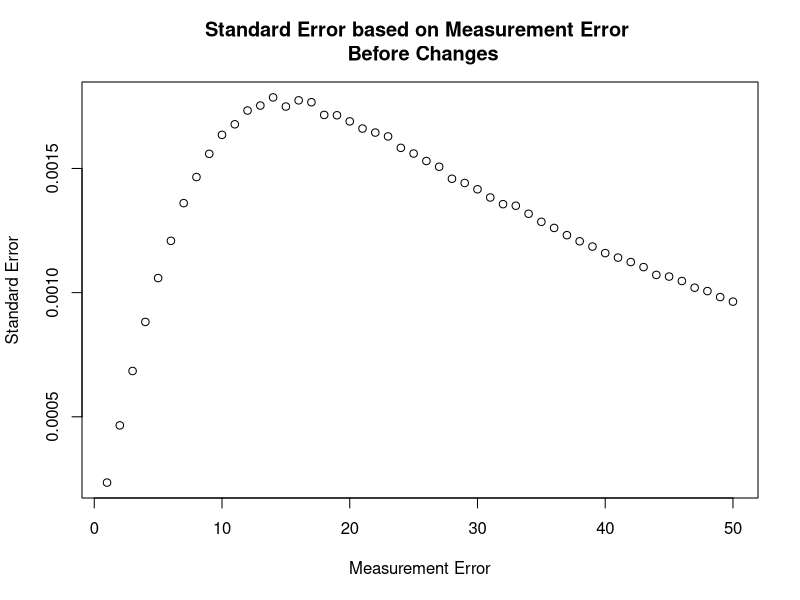
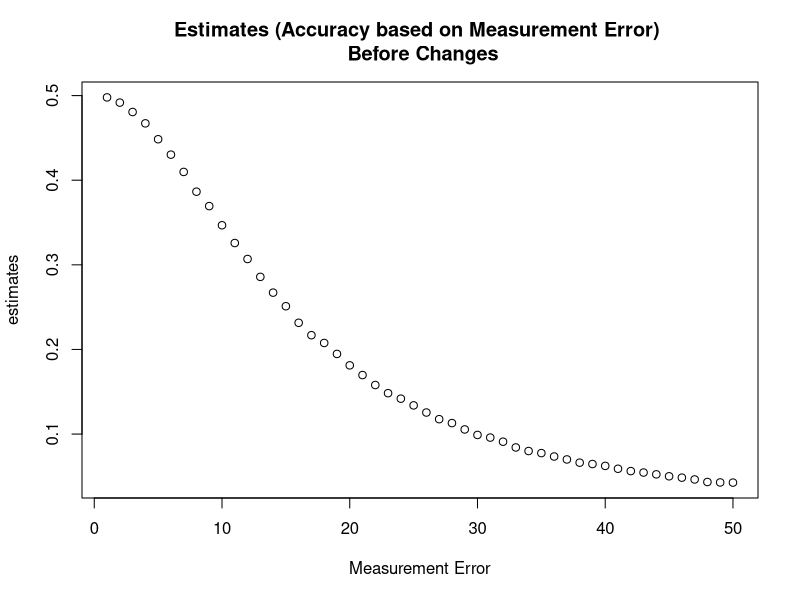
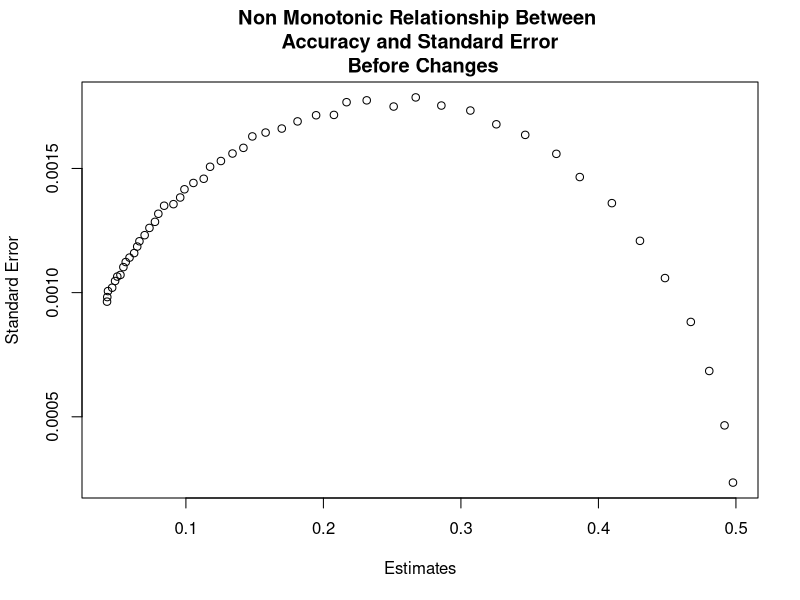
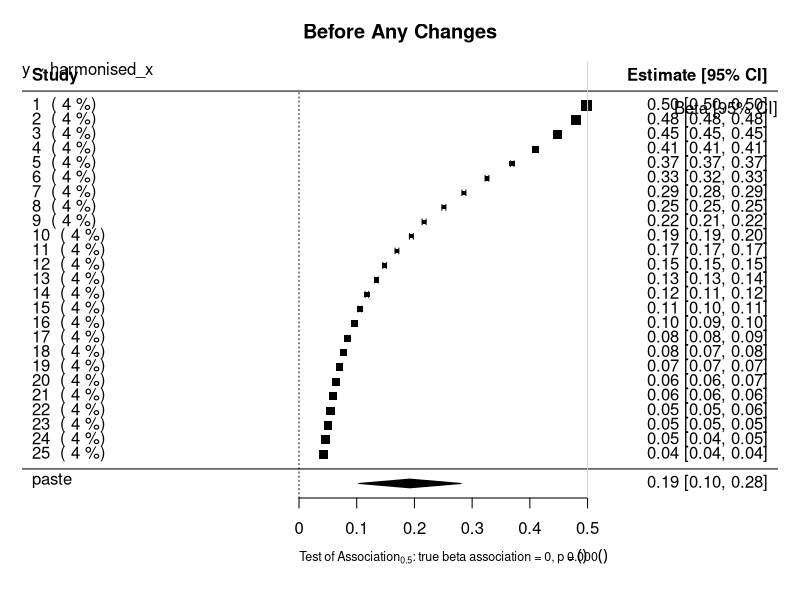
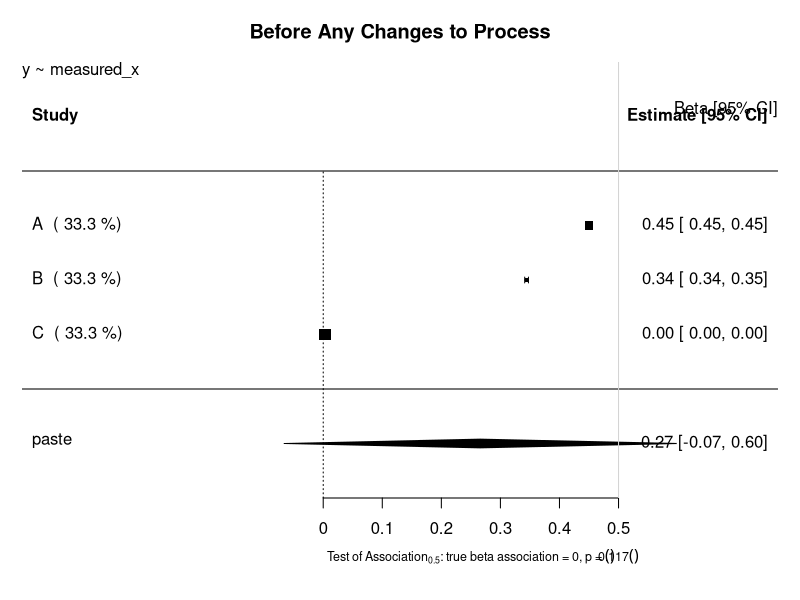
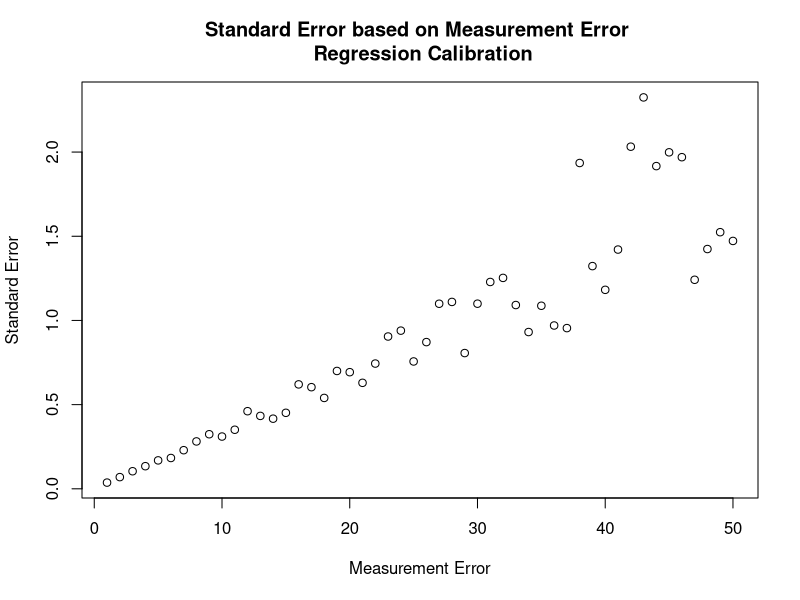
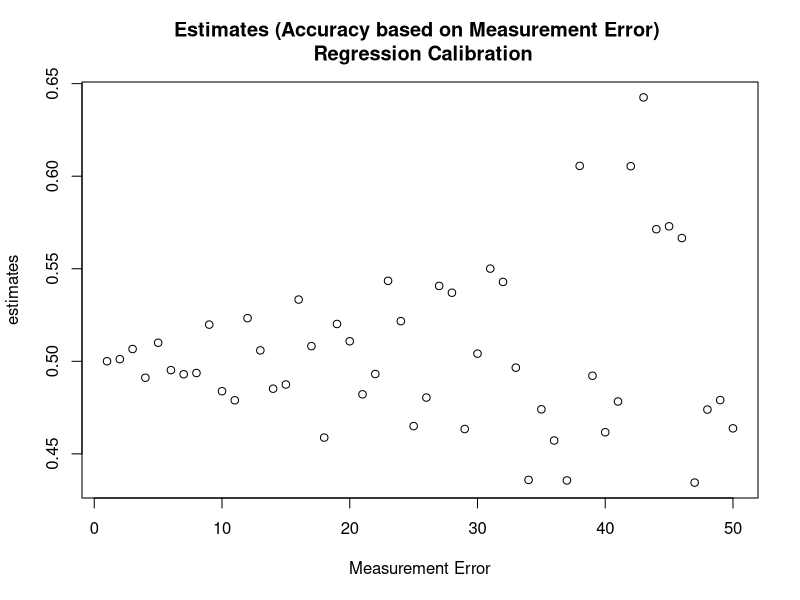
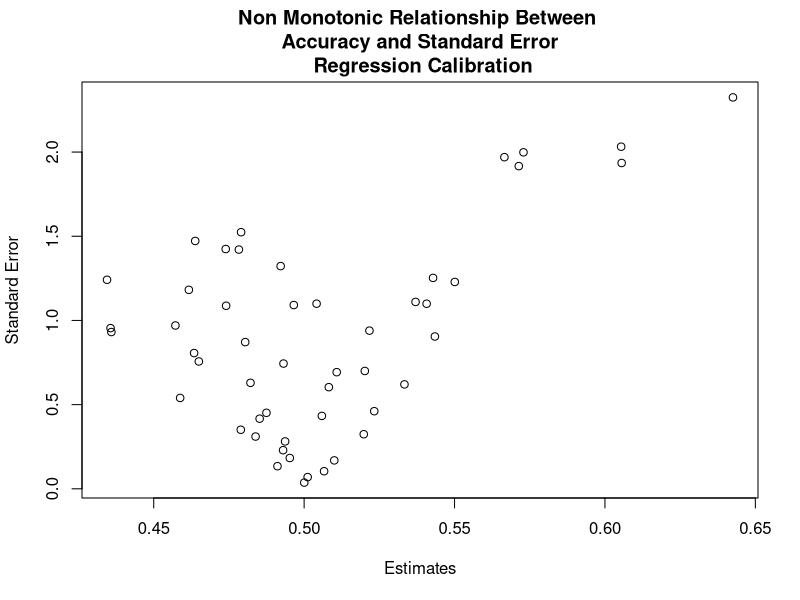

R code for these plots, in order:
# Investigation into semi monotonic behaviour of standard error in Continuous Variables
## Author: Paul Scherer
##         Tom Bishop
## Institute: University of Cambridge MRC Epidemiology Unit 
## Date: 6.09.2017

# In this file we want to investigate whether we can replicate the semi monotonic behaviour exhibited by 
# standard error dependent on standard measurement error
library(ggplot2)
library(reshape2)
library(parallel)
library(stats)
library(metafor)

# Set save point for the plots
setwd("U:/workspace/paee_harmonisation/Reweighting/plots")

# Raw Data Set Properties
trueBeta = 0.5
constant = 20

study_size = 20000
raw_mean = 40
raw_stdev = 15

# Create Dataframe with x, create y from x, then add normal random noise to x
raw_data = data.frame(x = rnorm(n = study_size, mean = raw_mean, sd = raw_stdev))
raw_data$y = (trueBeta*raw_data$x) + constant

###############################################################################
########################### Functions #########################################
###############################################################################

createStudyData <- function(raw_data, measurement_error){
    x_error = rnorm(n = study_size, mean = 0, sd = measurement_error)
    raw_data$measured_x = raw_data$x + x_error
    return(raw_data)
}

createValidationData <- function(val_size, measurement_error) {
    validation_data = data.frame(x =  rnorm(n = val_size, mean = raw_mean, sd = raw_stdev))
    x_error = rnorm(n = val_size, mean = 0, sd = measurement_error)
    validation_data$measured_x = validation_data$x + x_error
    return (validation_data)
}

#######################################################################################
########################### Motivation of the Problem #################################
#######################################################################################
## Graphing Standard Error as a function of Measurement Error
error_upperbound = 50
std_error = vector("numeric", length = error_upperbound)
estimates = vector("numeric", length = error_upperbound)

set.seed(1)
for (measurement_error in 1:error_upperbound){
	x_error = rnorm(n = study_size, mean = 0, sd = measurement_error)
	raw_data$measured_x = raw_data$x + x_error
	fmla = as.formula(y ~ measured_x)
	linear_model = lm(formula = fmla, data = raw_data)
	x_estimate = linear_model$coefficients["measured_x"]
	x_stdErr = summary(linear_model)$coefficients["measured_x", "Std. Error"]
	std_error[measurement_error] = x_stdErr
	estimates[measurement_error] = x_estimate
}
plot (x = (1:error_upperbound), y = std_error, xlab = "Measurement Error", ylab = "Standard Error", main = "Standard Error based on Measurement Error \n Before Changes")
dev.copy(png,'continous_plot1.png')
dev.off()
plot (x = (1:error_upperbound), y = estimates, xlab = "Measurement Error", ylab = "estimates", main = "Estimates (Accuracy based on Measurement Error) \n Before Changes")
dev.copy(png,'continous_plot2.png')
dev.off()
plot (x = estimates, y = std_error, xlab = "Estimates", ylab = "Standard Error", main = "Non Monotonic Relationship Between \n Accuracy and Standard Error \n Before Changes")
dev.copy(png,'continous_plot3.png')
dev.off()


## Random Effects Model Forest Plot After Regression Calibration
estimates_forRMA = estimates[seq(1, length(estimates), 2)]
stand_errs = std_error[seq(1, length(std_error), 2)]
labels = 1:length(estimates_forRMA)
res <- rma(yi = estimates_forRMA, sei = stand_errs, method='DL', slab = labels)
weights_res <- weights.rma.uni(res)

# Forest Plot
res$slab <- paste(res$slab, " (", round(weights.rma.uni(res),digits=1), "%)")
fmla = as.formula(y~harmonised_x)
forest(res, mlab=bquote(paste('Overall (I'^2*' = ', .(round(res$I2)),'%, p = ',
    .(sprintf("%.3f", round(res$QEp,3))),')')),
xlab=bquote(paste('Test of Association'[0.5]*': true beta association = 0, p = ',
    .(sprintf("%.3f", round(res$pval,3))))), cex=1, cex.lab=0.75, cex.axis=1, main = "Before Any Changes")
usr <- par("usr")
text(usr[2], usr[4], "Beta [95% CI]", adj = c(1, 4),cex=1)
text(usr[1], usr[4], paste0(gsub(paste0("Study Data","\\$"),"", deparse(fmla)),collapse="\n"), adj = c( 0, 1 ),cex=1)
abline(v = 0.5, col = "lightgray")
dev.copy(png,'continous_plot_big_no_changes.png')
dev.off()

#######################################################################################
######################## Before Any Changes to the Process ############################
#######################################################################################
# General Parameters
validation_size = 400

# Study A
measureError_A = 5
studyData_A = createStudyData(raw_data = raw_data, measurement_error = measureError_A)
validation_data_A = createValidationData(val_size = validation_size, measurement_error = measureError_A )

# Study B
measureError_B = 10
studyData_B = createStudyData(raw_data = raw_data, measurement_error = measureError_B)
validation_data_B = createValidationData(val_size = validation_size, measurement_error = measureError_B )

# Study C
measureError_C = 200
studyData_C = createStudyData(raw_data = raw_data, measurement_error = measureError_C)
validation_data_C = createValidationData(val_size = validation_size, measurement_error = measureError_C )


lm_A <- lm(formula=y~measured_x, data=studyData_A)
estimate_A = lm_A$coefficients["measured_x"]
stdError_A = summary(lm_A)$coefficients["measured_x","Std. Error"]

lm_B <- lm(formula=y~measured_x, data=studyData_B)
estimate_B = lm_B$coefficients["measured_x"]
stdError_B = summary(lm_B)$coefficients["measured_x","Std. Error"]

lm_C <- lm(formula=y~measured_x, data=studyData_C)
estimate_C = lm_C$coefficients["measured_x"]
stdError_C = summary(lm_C)$coefficients["measured_x","Std. Error"]


## Random Effects Model Forest Plot Before Regression Calibration
estimates = c(estimate_A, estimate_B, estimate_C)
stand_errs = c(stdError_A, stdError_B, stdError_C)
labels = c("A","B","C")
res <- rma(yi = estimates, sei = stand_errs, method='DL', slab = labels)
weights_res <- weights.rma.uni(res)

# Forest Plot
res$slab <- paste(res$slab, " (", round(weights.rma.uni(res),digits=1), "%)")
fmla = as.formula(y~measured_x)
forest(res, mlab=bquote(paste('Overall (I'^2*' = ', .(round(res$I2)),'%, p = ',
    .(sprintf("%.3f", round(res$QEp,3))),')')),
xlab=bquote(paste('Test of Association'[0.5]*': true beta association = 0, p = ',
    .(sprintf("%.3f", round(res$pval,3))))), cex=1, cex.lab=0.75, cex.axis=1, main = "Before Any Changes to Process")
usr <- par("usr")
text(usr[2], usr[4], "Beta [95% CI]", adj = c(1, 4),cex=1)
text(usr[1], usr[4], paste0(gsub(paste0("Study Data","\\$"),"", deparse(fmla)),collapse="\n"), adj = c( 0, 1 ),cex=1)
abline(v = 0.5, col = "lightgray")
dev.copy(png,'continous_plot4.png')
dev.off()


#######################################################################################
######################## Using Regression Calibration Classic #########################
#######################################################################################
## Graphing Standard Error as a function of Measurement Error
std_error = vector("numeric", length = error_upperbound)
estimates = vector("numeric", length = error_upperbound)

set.seed(1)
for (measurement_error in 1:error_upperbound){
    studyData_graph = createStudyData(raw_data = raw_data, measurement_error = measurement_error)
    validation_data_graph = createValidationData(val_size = validation_size, measurement_error = measurement_error)

    # calculate the lambda
    fmla_harmonisation = as.formula(x~measured_x)
    lambda_lm_graph <- lm(formula=fmla_harmonisation, data=validation_data_graph)
    lambda_graph = lambda_lm_graph$coefficients["measured_x"]
    stdError_lambda_graph = summary(lambda_lm_graph)$coefficients["measured_x","Std. Error"]

    # calculate the estimates using the normal study data
    lm_graph <- lm(formula=y~measured_x, data=studyData_graph)
    estimate_graph = lm_graph$coefficients["measured_x"]
    stdError_graph = summary(lm_graph)$coefficients["measured_x","Std. Error"]

    # Propagate Errors in Standard Error
    var_lambda = (sqrt(validation_size) * summary(lambda_lm_graph)$coefficients["measured_x","Std. Error"])^2
    var_Beta = (sqrt(validation_size) * summary(lm_graph)$coefficients["measured_x","Std. Error"])^2
    #var_Beta = summary(lm_A)$sigma**2
    # var_Beta = (summary(lm_A)$coefficients["measured_x","Std. Error"])^2
    lambda_pure = unlist(unname(lambda_lm_graph$coefficients["measured_x"]))
    beta_lambda_div_sq = (unname(unlist(lm_graph$coefficients["measured_x"]/(lambda_lm_graph$coefficients["measured_x"])^2)))^2
    delta_variance = (var_Beta / (lambda_pure)^2) + beta_lambda_div_sq * var_lambda
    delta_stdError_B = sqrt(delta_variance)/sqrt(validation_size) 
    delta_stdError_B = sqrt(delta_variance)

    std_error[measurement_error] = delta_stdError_B
    estimates[measurement_error] = estimate_graph/lambda_graph
}
plot (x = (1:error_upperbound), y = std_error, xlab = "Measurement Error", ylab = "Standard Error", main = "Standard Error based on Measurement Error \n Regression Calibration")
dev.copy(png,'continous_plot5.png')
dev.off()
plot (x = (1:error_upperbound), y = estimates, xlab = "Measurement Error", ylab = "estimates", main = "Estimates (Accuracy based on Measurement Error) \n Regression Calibration")
dev.copy(png,'continous_plot6.png')
dev.off()
plot (x = estimates, y = std_error, xlab = "Estimates", ylab = "Standard Error", main = "Non Monotonic Relationship Between \n Accuracy and Standard Error \n Regression Calibration")
dev.copy(png,'continous_plot7.png')
dev.off()

## Random Effects Model Forest Plot After Regression Calibration
estimates_forRMA = estimates[seq(1, length(estimates), 2)]
stand_errs = std_error[seq(1, length(std_error), 2)]
labels = 1:length(estimates_forRMA)
res <- rma(yi = estimates_forRMA, sei = stand_errs, method='DL', slab = labels)
weights_res <- weights.rma.uni(res)

# Forest Plot
res$slab <- paste(res$slab, " (", round(weights.rma.uni(res),digits=1), "%)")
fmla = as.formula(y~harmonised_x)
forest(res, mlab=bquote(paste('Overall (I'^2*' = ', .(round(res$I2)),'%, p = ',
    .(sprintf("%.3f", round(res$QEp,3))),')')),
xlab=bquote(paste('Test of Association'[0.5]*': true beta association = 0, p = ',
    .(sprintf("%.3f", round(res$pval,3))))), cex=1, cex.lab=0.75, cex.axis=1, main = "After Regression Calibration")
usr <- par("usr")
text(usr[2], usr[4], "Beta [95% CI]", adj = c(1, 4),cex=1)
text(usr[1], usr[4], paste0(gsub(paste0("Study Data","\\$"),"", deparse(fmla)),collapse="\n"), adj = c( 0, 1 ),cex=1)
abline(v = 0.5, col = "lightgray")
dev.copy(png,'continous_plot_big_regression_calibration.png')
dev.off()




# Using real regression calibration.
## Modeling x ~ measured_x in validation
fmla_harmonisation = as.formula(x~measured_x)
# Study A
lambda_lm_A <- lm(formula=fmla_harmonisation, data=validation_data_A)
lambda_A = lambda_lm_A$coefficients["measured_x"]
stdError_lambda_A = summary(lambda_lm_A)$coefficients["measured_x","Std. Error"]

# Study B
lambda_lm_B <- lm(formula=fmla_harmonisation, data=validation_data_B)
lambda_B = lambda_lm_B$coefficients["measured_x"]
stdError_lambda_B = summary(lambda_lm_B)$coefficients["measured_x","Std. Error"]

# Study C
lambda_lm_C <- lm(formula=fmla_harmonisation, data=validation_data_C)
lambda_C = lambda_lm_C$coefficients["measured_x"]
stdError_lambda_C = summary(lambda_lm_C)$coefficients["measured_x","Std. Error"]


lm_A <- lm(formula=y~measured_x, data=studyData_A)
estimate_A = lm_A$coefficients["measured_x"]
stdError_A = summary(lm_A)$coefficients["measured_x","Std. Error"]

lm_B <- lm(formula=y~measured_x, data=studyData_B)
estimate_B = lm_B$coefficients["measured_x"]
stdError_B = summary(lm_B)$coefficients["measured_x","Std. Error"]

lm_C <- lm(formula=y~measured_x, data=studyData_C)
estimate_C = lm_C$coefficients["measured_x"]
stdError_C = summary(lm_C)$coefficients["measured_x","Std. Error"]

corrected_estimate_A = estimate_A / lambda_A
corrected_estimate_B = estimate_B / lambda_B
corrected_estimate_C = estimate_C / lambda_C

# calculate the corrected standard error
var_lambda = (summary(lambda_lm_A)$coefficients["measured_x","Std. Error"])^2
var_Beta = (summary(lm_A)$coefficients["measured_x","Std. Error"])^2
#var_Beta = summary(lm_A)$sigma**2
lambda_pure = unlist(unname(lambda_lm_A$coefficients["measured_x"]))
beta_lambda_div_sq = (unname(unlist(lm_A$coefficients["measured_x"]/(lambda_lm_A$coefficients["measured_x"])^2)))^2
delta_variance = (var_Beta / (lambda_pure)^2) + (beta_lambda_div_sq * var_lambda)
delta_stdError_A = sqrt(delta_variance)/sqrt(validation_size) 
delta_stdError_A = sqrt(delta_variance)

var_lambda = (summary(lambda_lm_B)$coefficients["measured_x","Std. Error"])^2
var_Beta = (sqrt(validation_size) * summary(lm_B)$coefficients["measured_x","Std. Error"])^2
#var_Beta = summary(lm_A)$sigma**2
lambda_pure = unlist(unname(lambda_lm_B$coefficients["measured_x"]))
beta_lambda_div_sq = (unname(unlist(lm_B$coefficients["measured_x"]/(lambda_lm_B$coefficients["measured_x"])^2)))^2
delta_variance = (var_Beta / (lambda_pure)^2) + beta_lambda_div_sq * var_lambda
delta_stdError_B = sqrt(delta_variance)/sqrt(validation_size) 
delta_stdError_B = sqrt(delta_variance)


var_lambda = (summary(lambda_lm_C)$coefficients["measured_x","Std. Error"])^2
var_Beta = (sqrt(validation_size) * summary(lm_C)$coefficients["measured_x","Std. Error"])^2
#var_Beta = summary(lm_A)$sigma**2
lambda_pure = unlist(unname(lambda_lm_C$coefficients["measured_x"]))
beta_lambda_div_sq = (unname(unlist(lm_C$coefficients["measured_x"]/(lambda_lm_C$coefficients["measured_x"])^2)))^2
delta_variance = (var_Beta / (lambda_pure)^2) + beta_lambda_div_sq * var_lambda
delta_stdError_C = sqrt(delta_variance)/sqrt(validation_size) 
delta_stdError_C = sqrt(delta_variance)

## Random Effects Model Forest Plot After Regression Calibration
estimates = c(corrected_estimate_A, corrected_estimate_B, corrected_estimate_C)
stand_errs = c(delta_stdError_A, delta_stdError_B, delta_stdError_C)
labels = c("A","B","C")
res <- rma(yi = estimates, sei = stand_errs, method='DL', slab = labels)
weights_res <- weights.rma.uni(res)

# Forest Plot
res$slab <- paste(res$slab, " (", round(weights.rma.uni(res),digits=1), "%)")
fmla = as.formula(y~harmonised_x)
forest(res, mlab=bquote(paste('Overall (I'^2*' = ', .(round(res$I2)),'%, p = ',
    .(sprintf("%.3f", round(res$QEp,3))),')')),
xlab=bquote(paste('Test of Association'[0.5]*': true beta association = 0, p = ',
    .(sprintf("%.3f", round(res$pval,3))))), cex=1, cex.lab=0.75, cex.axis=1, main = "After Regression Calibration")
usr <- par("usr")
text(usr[2], usr[4], "Beta [95% CI]", adj = c(1, 4),cex=1)
text(usr[1], usr[4], paste0(gsub(paste0("Study Data","\\$"),"", deparse(fmla)),collapse="\n"), adj = c( 0, 1 ),cex=1)
abline(v = 0.5, col = "lightgray")
dev.copy(png,'continous_plot8.png')
dev.off()


#######################################################################################
######################## USING THE MODEL OF ERROR *PREDICT* ###########################
#######################################################################################
## PREDICT (ERROR IN VARIABLES MODELS)

## Graphing Standard Error as a function of Measurement Error
std_error = vector("numeric", length = error_upperbound)
estimates = vector("numeric", length = error_upperbound)

set.seed(1)

for (measurement_error in 1:error_upperbound){
    studyData_graph = createStudyData(raw_data = raw_data, measurement_error = measurement_error)
    validation_data_graph = createValidationData(val_size = validation_size, measurement_error = measurement_error)

    # calculate the Error Model
    error_model_graph <- lm(formula=fmla_harmonisation, data=validation_data_graph)
    lambda_graph = error_model_graph$coefficients["measured_x"]
    stdError_lambda_graph = summary(error_model_graph)$coefficients["measured_x","Std. Error"]

    # calculate the estimates using the normal study data
    new = data.frame(measured_x = studyData_graph$measured_x)
    studyData_graph$harmonised_x = predict(error_model_graph, newdata = new)
    lm_graph <- lm(formula=y~harmonised_x, data=studyData_graph)
    estimate_graph = lm_graph$coefficients["harmonised_x"]
    stdError_graph = summary(lm_graph)$coefficients["harmonised_x","Std. Error"]


    std_error[measurement_error] = stdError_graph
    estimates[measurement_error] = estimate_graph
}
plot (x = (1:error_upperbound), y = std_error, xlab = "Measurement Error", ylab = "Standard Error", main = "Standard Error based on Measurement Error \n Error Model Pred")
dev.copy(png,'continous_plot9.png')
dev.off()
plot (x = (1:error_upperbound), y = estimates, xlab = "Measurement Error", ylab = "estimates", main = "Estimates (Accuracy based on Measurement Error) \n Error Model Pred")
dev.copy(png,'continous_plot10.png')
dev.off()
plot (x = estimates, y = std_error, xlab = "Estimates", ylab = "Standard Error", main = "Monotonic Relationship Between \n Accuracy and Standard Error \n Error Model Pred")
dev.copy(png,'continous_plot11.png')
dev.off()

## Random Effects Model Forest Plot After Regression Calibration
estimates_forRMA = estimates[seq(1, length(estimates), 2)]
stand_errs = std_error[seq(1, length(std_error), 2)]
labels = 1:length(estimates_forRMA)
res <- rma(yi = estimates_forRMA, sei = stand_errs, method='DL', slab = labels)
weights_res <- weights.rma.uni(res)

# Forest Plot
res$slab <- paste(res$slab, " (", round(weights.rma.uni(res),digits=1), "%)")
fmla = as.formula(y~harmonised_x)
forest(res, mlab=bquote(paste('Overall (I'^2*' = ', .(round(res$I2)),'%, p = ',
    .(sprintf("%.3f", round(res$QEp,3))),')')),
xlab=bquote(paste('Test of Association'[0.5]*': true beta association = 0, p = ',
    .(sprintf("%.3f", round(res$pval,3))))), cex=1, cex.lab=0.75, cex.axis=1, main = "Error Model Predict Big Regression")
usr <- par("usr")
text(usr[2], usr[4], "Beta [95% CI]", adj = c(1, 4),cex=1)
text(usr[1], usr[4], paste0(gsub(paste0("Study Data","\\$"),"", deparse(fmla)),collapse="\n"), adj = c( 0, 1 ),cex=1)
abline(v = 0.5, col = "lightgray")
dev.copy(png,'continous_plot_big_error_model.png')
dev.off()


## Modeling x ~ measured_x in validation
fmla_harmonisation = as.formula(x~measured_x)
# Study A
lambda_lm_A <- lm(formula=fmla_harmonisation, data=validation_data_A)
lambda_A = lambda_lm_A$coefficients["measured_x"]
stdError_lambda_A = summary(lambda_lm_A)$coefficients["measured_x","Std. Error"]

# Study B
lambda_lm_B <- lm(formula=fmla_harmonisation, data=validation_data_B)
lambda_B = lambda_lm_B$coefficients["measured_x"]
stdError_lambda_B = summary(lambda_lm_B)$coefficients["measured_x","Std. Error"]

# Study C
lambda_lm_C <- lm(formula=fmla_harmonisation, data=validation_data_C)
lambda_C = lambda_lm_C$coefficients["measured_x"]
stdError_lambda_C = summary(lambda_lm_C)$coefficients["measured_x","Std. Error"]


## Transformation and Regression
# Study A
new = data.frame(measured_x = studyData_A$measured_x)
studyData_A$harmonised_x = predict(lambda_lm_A, newdata = new)
lm_A <- lm(formula=y~harmonised_x, data=studyData_A)
estimate_A = lm_A$coefficients["harmonised_x"]
stdError_A = summary(lm_A)$coefficients["harmonised_x","Std. Error"]

# Study B
new = data.frame(measured_x = studyData_B$measured_x)
studyData_B$harmonised_x = predict(lambda_lm_B, newdata = new)
lm_B <- lm(formula=y~harmonised_x, data=studyData_B)
estimate_B = lm_B$coefficients["harmonised_x"]
stdError_B = summary(lm_B)$coefficients["harmonised_x","Std. Error"]

# Study C
new = data.frame(measured_x = studyData_C$measured_x)
studyData_C$harmonised_x = predict(lambda_lm_C, newdata = new)
lm_C <- lm(formula=y~harmonised_x, data=studyData_C)
estimate_C = lm_C$coefficients["harmonised_x"]
stdError_C = summary(lm_C)$coefficients["harmonised_x","Std. Error"]


## Random Effects Model Forest Plot After Regression Modeling
estimates = c(estimate_A, estimate_B, estimate_C)
stand_errs = c(stdError_A, stdError_B, stdError_C)
labels = c("A","B","C")
res <- rma(yi = estimates, sei = stand_errs, method='DL', slab = labels)
weights_res <- weights.rma.uni(res)

# Forest Plot
res$slab <- paste(res$slab, " (", round(weights.rma.uni(res),digits=1), "%)")
fmla = as.formula(y~harmonised_x)
forest(res, mlab=bquote(paste('Overall (I'^2*' = ', .(round(res$I2)),'%, p = ',
    .(sprintf("%.3f", round(res$QEp,3))),')')),
xlab=bquote(paste('Test of Association'[0.5]*': true beta association = 0, p = ',
    .(sprintf("%.3f", round(res$pval,3))))), cex=1, cex.lab=0.75, cex.axis=1, main = "Using Predict aka 'Error Model'")
usr <- par("usr")
text(usr[2], usr[4], "Beta [95% CI]", adj = c(1, 4),cex=1)
text(usr[1], usr[4], paste0(gsub(paste0("Study Data","\\$"),"", deparse(fmla)),collapse="\n"), adj = c( 0, 1 ),cex=1)
abline(v = 0.5, col = "lightgray")
dev.copy(png,'continous_plot12.png')
dev.off()


# #######################################################################################
# ######################## USING THE MODEL OF ERROR *PREDICT* ###########################
# ################## DONE MANUALLY WITH MODEL PARAMETER ESTIMATES #######################
# #######################################################################################
# ## PREDICT (ERROR IN VARIABLES MODELS)

# ## Graphing Standard Error as a function of Measurement Error
# std_error = vector("numeric", length = error_upperbound)
# estimates = vector("numeric", length = error_upperbound)

# set.seed(1)

# for (measurement_error in 1:error_upperbound){
#     studyData_graph = createStudyData(raw_data = raw_data, measurement_error = measurement_error)
#     validation_data_graph = createValidationData(val_size = validation_size, measurement_error = measurement_error)

#     # calculate the Error Model
#     error_model_graph <- lm(formula=fmla_harmonisation, data=validation_data_graph)
#     lambda_graph = error_model_graph$coefficients["measured_x"]
#     intercept_lambda_graph = error_model_graph$coefficients["(Intercept)"]

#     # calculate the estimates using the normal study data
#     studyData_graph$lambdadx = studyData_graph$measured_x*lambda_graph + intercept_lambda_graph
#     lm_graph <- lm(formula=y~lambdadx, data=studyData_graph)
#     estimate_graph = lm_graph$coefficients["lambdadx"]
#     stdError_graph = summary(lm_graph)$coefficients["lambdadx","Std. Error"]

#     estimates[measurement_error] = estimate_graph
#     std_error[measurement_error] = stdError_graph
# }
# plot (x = (1:error_upperbound), y = std_error, xlab = "Measurement Error", ylab = "Standard Error", main = "Standard Error based on Measurement Error \n Error Model Pred")
# dev.copy(png,'continous_plot13.png')
# dev.off()

# plot (x = (1:error_upperbound), y = estimates, xlab = "Measurement Error", ylab = "estimates", main = "Estimates (Accuracy based on Measurement Error) \n Error Model Pred")
# dev.copy(png,'continous_plot14.png')
# dev.off()

# plot (x = estimates, y = std_error, xlab = "Estimates", ylab = "Standard Error", main = "Monotonic Relationship Between \n Accuracy and Standard Error \n Error Model Pred")
# dev.copy(png,'continous_plot15.png')
# dev.off()


# ## By manually predicting values using the model created
# ## Modeling x ~ measured_x in validation
# fmla_harmonisation = as.formula(x~measured_x)
# # Study A
# lambda_lm_A <- lm(formula=fmla_harmonisation, data=validation_data_A)
# lambda_A = lambda_lm_A$coefficients["measured_x"]
# intercept_lambda_A = lambda_lm_A$coefficients["(Intercept)"]
# stdError_lambda_A = summary(lambda_lm_A)$coefficients["measured_x","Std. Error"]

# # Study B
# lambda_lm_B <- lm(formula=fmla_harmonisation, data=validation_data_B)
# lambda_B = lambda_lm_B$coefficients["measured_x"]
# intercept_lambda_B = lambda_lm_B$coefficients["(Intercept)"]
# stdError_lambda_B = summary(lambda_lm_B)$coefficients["measured_x","Std. Error"]

# # Study C
# lambda_lm_C <- lm(formula=fmla_harmonisation, data=validation_data_C)
# lambda_C = lambda_lm_C$coefficients["measured_x"]
# intercept_lambda_C = lambda_lm_C$coefficients["(Intercept)"]
# stdError_lambda_C = summary(lambda_lm_C)$coefficients["measured_x","Std. Error"]

# studyData_A$lambdadx = studyData_A$measured_x*lambda_A + intercept_lambda_A
# lm_A <- lm(formula=y~lambdadx, data=studyData_A)
# estimate_A = lm_A$coefficients["lambdadx"]
# stdError_A = summary(lm_A)$coefficients["lambdadx","Std. Error"]

# studyData_B$lambdadx = studyData_B$measured_x*lambda_B + intercept_lambda_B
# lm_B <- lm(formula=y~lambdadx, data=studyData_B)
# estimate_B = lm_B$coefficients["lambdadx"]
# stdError_B = summary(lm_B)$coefficients["lambdadx","Std. Error"]

# studyData_C$lambdadx = studyData_C$measured_x*lambda_C + intercept_lambda_C
# lm_C <- lm(formula=y~lambdadx, data=studyData_C)
# estimate_C = lm_C$coefficients["lambdadx"]
# stdError_C = summary(lm_C)$coefficients["lambdadx","Std. Error"]


# ## Random Effects Model Forest Plot After Regression Calibration in all members of measured x
# estimates = c(estimate_A, estimate_B, estimate_C)
# stand_errs = c(stdError_A, stdError_B, stdError_C)
# labels = c("A","B","C")
# res <- rma(yi = estimates, sei = stand_errs, method='DL', slab = labels)
# weights_res <- weights.rma.uni(res)

# # Forest Plot
# res$slab <- paste(res$slab, " (", round(weights.rma.uni(res),digits=1), "%)")
# fmla = as.formula(y~harmonised_x)
# forest(res, mlab=bquote(paste('Overall (I'^2*' = ', .(round(res$I2)),'%, p = ',
#     .(sprintf("%.3f", round(res$QEp,3))),')')),
# xlab=bquote(paste('Test of Association'[0.5]*': true beta association = 0.5, p = ',
#     .(sprintf("%.3f", round(res$pval,3))))), cex=1, cex.lab=0.75, cex.axis=1, main = "Using 'Error Model'")
# usr <- par("usr")
# text(usr[2], usr[4], "Beta [95% CI]", adj = c(1, 4),cex=1)
# text(usr[1], usr[4], paste0(gsub(paste0("Study Data","\\$"),"", deparse(fmla)),collapse="\n"), adj = c( 0, 1 ),cex=1)
# abline(v = 0.5, col = "lightgray")
# dev.copy(png,'continous_plot16.png')
# dev.off()
